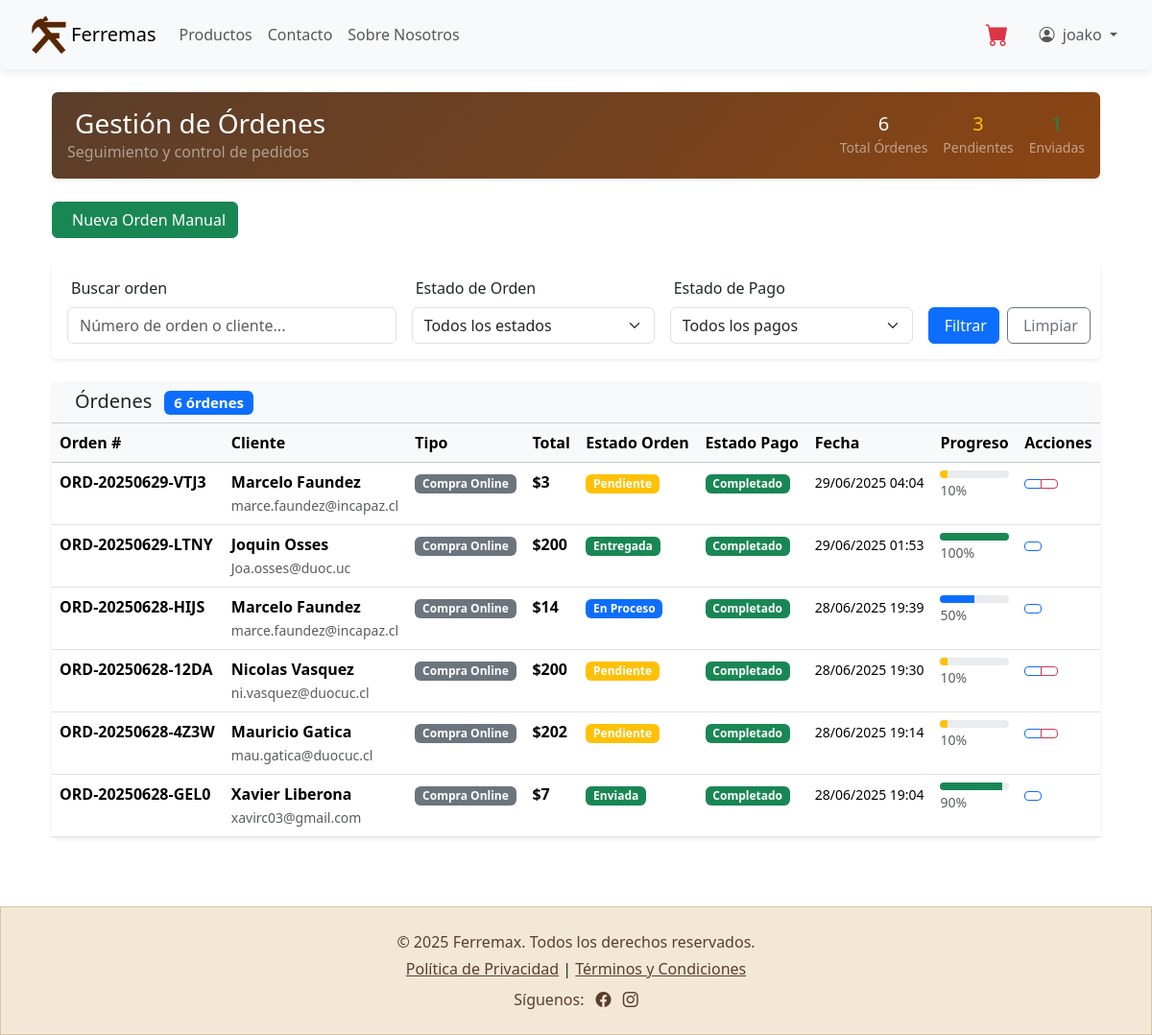
/ordenes/ (signed in), run on an earlier commit of the app's database.
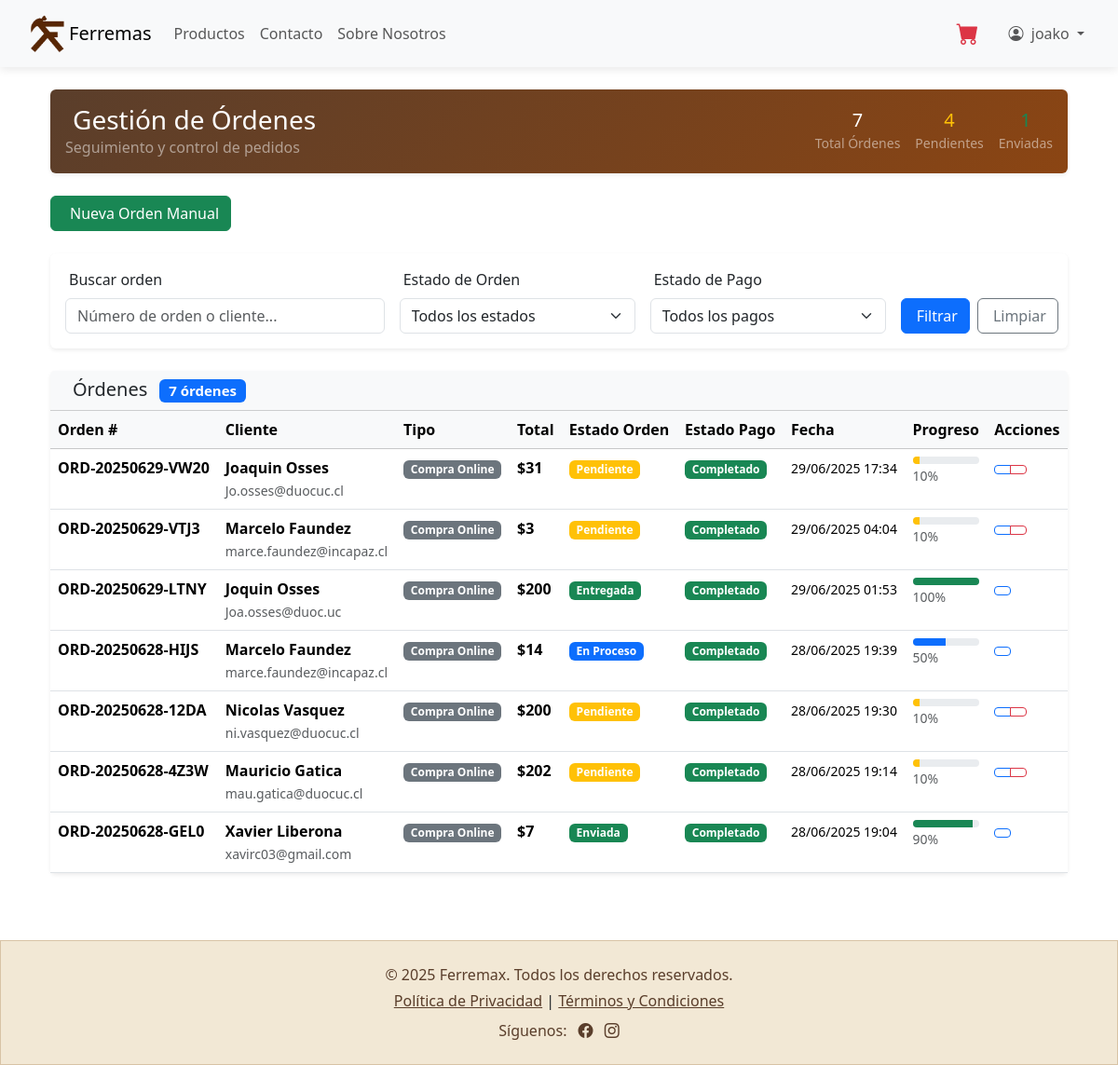
And on a later commit of the database.
### miPaypal/models.py (models this page shows, shortened)
class Order(models.Model):
    ORDER_STATUS_CHOICES = [
        ('pending', 'Pendiente'),
        ('confirmed', 'Confirmada'),
        ('processing', 'En Proceso'),
        ('packed', 'Empacada'),
        ('shipped', 'Enviada'),
        ('delivered', 'Entregada'),
        ('cancelled', 'Cancelada'),
    ]
    PAYMENT_STATUS_CHOICES = [
        ('pending', 'Pendiente'),
        ('completed', 'Completado'),
        ('failed', 'Fallido'),
        ('refunded', 'Reembolsado'),
    ]
    ORDER_TYPE_CHOICES = [
        ('online', 'Compra Online'),
        ('manual', 'Orden Manual'),
        ('phone', 'Orden Telefónica'),
    ]
    DELIVERY_METHOD_CHOICES = [
        ('pickup', 'Retiro en Tienda'),
        ('delivery', 'Delivery a Domicilio'),
    ]
    user = models.ForeignKey(settings.AUTH_USER_MODEL, on_delete=models.CASCADE, related_name='orders')
    order_number = models.CharField(max_length=20, unique=True)
    total_amount = models.DecimalField(max_digits=10, decimal_places=2)
    order_status = models.CharField(max_length=20, choices=ORDER_STATUS_CHOICES, default='pending')
    payment_status = models.CharField(max_length=20, choices=PAYMENT_STATUS_CHOICES, default='pending')
    order_type = models.CharField(max_length=20, choices=ORDER_TYPE_CHOICES, default='online')
    created_by = models.ForeignKey(
        settings.AUTH_USER_MODEL,
        on_delete=models.SET_NULL,
        null=True,
        blank=True,
        related_name='created_orders',
        verbose_name="Creada por"
    )
    delivery_method = models.CharField(
        max_length=20,
        choices=DELIVERY_METHOD_CHOICES,
        default='pickup',
        verbose_name="Método de entrega"
    )
    delivery_cost = models.DecimalField(
        max_digits=8,
        decimal_places=2,
        default=0.00,
        verbose_name="Costo de envío"
    )
    shipping_address = models.TextField(blank=True, null=True)
    shipping_city = models.CharField(max_length=100, blank=True, null=True)
    shipping_phone = models.CharField(max_length=15, blank=True, null=True)
    notes = models.TextField(blank=True, null=True, verbose_name="Notas adicionales")
    tracking_number = models.CharField(max_length=100, blank=True, null=True, verbose_name="Número de seguimiento")
    estimated_delivery = models.DateTimeField(blank=True, null=True, verbose_name="Entrega estimada")
    paypal_transaction_id = models.CharField(max_length=250, blank=True, null=True)
    paypal_payer_id = models.CharField(max_length=250, blank=True, null=True)
    paypal_payment_status = models.CharField(max_length=250, blank=True, null=True)
    created_at = models.DateTimeField(auto_now_add=True)
    updated_at = models.DateTimeField(auto_now=True)
    class Meta:
        ordering = ['-created_at']
        verbose_name = "Orden"
        verbose_name_plural = "Órdenes"
    def get_status_color(self):
        colors = {
            'pending': 'warning',
            'confirmed': 'info',
            'processing': 'primary',
            'packed': 'secondary',
            'shipped': 'success',
            'delivered': 'success',
            'cancelled': 'danger',
        }
        return colors.get(self.order_status, 'secondary')
    def get_payment_status_color(self):
        colors = {
            'pending': 'warning',
            'completed': 'success',
            'failed': 'danger',
            'refunded': 'info',
        }
        return colors.get(self.payment_status, 'secondary')
    def can_be_cancelled(self):
        return self.order_status in ['pending', 'confirmed']
    def get_status_progress_percentage(self):
        progress = {
            'pending': 10,
            'confirmed': 25,
            'processing': 50,
            'packed': 75,
            'shipped': 90,
            'delivered': 100,
            'cancelled': 0,
        }
        return progress.get(self.order_status, 0)

class CustomUser(AbstractUser):
    ROLES = (
        ('cliente', 'Cliente'),
        ('bodeguero', 'Bodeguero'),
        ('contador', 'Contador'),
        ('vendedor', 'Vendedor'),
    )
    rut = models.CharField(max_length=12, blank=True, null=True)
    telefono = models.CharField(max_length=15, blank=True, null=True)
    direccion = models.TextField(blank=True, null=True)
    ciudad = models.CharField(max_length=100, blank=True, null=True, verbose_name="Ciudad")
    rol = models.CharField(max_length=10, choices=ROLES, default='cliente')

### ecommerce/views.py (the view, shortened to what this page needs)
# urls.py: path('ordenes/', lista_ordenes_vendedor, name='lista-ordenes-vendedor'),
@login_required
def lista_ordenes_vendedor(request):
    if not (request.user.is_staff or request.user.rol in ['vendedor', 'bodeguero']):
        messages.error(request, 'No tienes permisos para acceder a esta sección.')
        return redirect('index-page')
    status_filter = request.GET.get('status', '')
    payment_filter = request.GET.get('payment', '')
    search_query = request.GET.get('search', '')
    if request.user.is_staff:
        orders = Order.objects.all().select_related('user', 'created_by')
    else:
        orders = Order.objects.filter(created_by=request.user).select_related('user', 'created_by')
    if status_filter:
        orders = orders.filter(order_status=status_filter)
    if payment_filter:
        orders = orders.filter(payment_status=payment_filter)
    orders = orders.order_by('-created_at')
    paginator = Paginator(orders, 20)
    page_number = request.GET.get('page')
    page_obj = paginator.get_page(page_number)
    total_orders = orders.count()
    pending_orders = orders.filter(order_status='pending').count()
    shipped_orders = orders.filter(order_status='shipped').count()
    context = {
        'page_obj': page_obj,
        'status_filter': status_filter,
        'payment_filter': payment_filter,
        'search_query': search_query,
        'order_status_choices': Order.ORDER_STATUS_CHOICES,
        'payment_status_choices': Order.PAYMENT_STATUS_CHOICES,
        'stats': {
            'total_orders': total_orders,
            'pending_orders': pending_orders,
            'shipped_orders': shipped_orders,
        }
    }
    return render(request, 'dashboard-panel/ordenes-vendedor/lista-ordenes.html', context)

### miPaypal/context_processors.py (called while the page is built)
def cart_context(request):
    cart_count = 0
    try:
        if request.user.is_authenticated:
            cart = Cart.objects.filter(user=request.user).first()
        else:
            if request.session.session_key:
                cart = Cart.objects.filter(session_key=request.session.session_key).first()
            else:
                cart = None
        if cart:
            cart_count = sum(item.quantity for item in cart.cartitem_set.all())
    except Exception:
        cart_count = 0
    return {
        'cart_count': cart_count
    }

### ecommerce/templates/dashboard-panel/ordenes-vendedor/lista-ordenes.html (shortened to what the changed rows need)
{% extends 'base.html' %}
{% load static %}
{% block content %}
<div class="container-fluid py-4">
    <div class="row mb-4">
        <div class="col-12">
            <div class="card shadow-sm border-0" style="background: linear-gradient(135deg, #5A3E2B 0%, #8B4513 100%); color: white;">
                <div class="card-body">
                    <div class="row align-items-center">
                        <div class="col-md-6">
                            <h1 class="h3 mb-0">
                                Gestión de Órdenes
                            </h1>
                        </div>
                        <div class="col-md-6 text-md-end">
                            <div class="d-flex flex-wrap justify-content-md-end gap-3">
                                <div class="text-center">
                                    <div class="h5 mb-0">{{ stats.total_orders }}</div>
                                    <small class="text-white-50">Total Órdenes</small>
                                </div>
                                <div class="text-center">
                                    <div class="h5 mb-0 text-warning">{{ stats.pending_orders }}</div>
                                    <small class="text-white-50">Pendientes</small>
                                </div>
                            </div>
                        </div>
                    </div>
                </div>
            </div>
        </div>
    </div>
    <div class="row">
        <div class="col-12">
            <div class="card shadow-sm border-0">
                <div class="card-header bg-light">
                    <h5 class="mb-0">
                        Órdenes
                        <span class="badge bg-primary ms-2">{{ page_obj.paginator.count }} órdenes</span>
                    </h5>
                </div>
                <div class="card-body p-0">
                    {% if page_obj %}
                        <div class="table-responsive">
                            <table class="table table-hover mb-0">
                                <thead class="table-light">
                                    <tr>
                                        <th>Orden #</th>
                                        <th>Cliente</th>
                                        <th>Tipo</th>
                                        <th>Total</th>
                                        <th>Estado Orden</th>
                                        <th>Estado Pago</th>
                                        <th>Fecha</th>
                                        <th>Progreso</th>
                                        <th>Acciones</th>
                                    </tr>
                                </thead>
                                <tbody>
                                    {% for order in page_obj %}
                                        <tr>
                                            <td>
                                                <strong>{{ order.order_number }}</strong>
                                            </td>
                                            <td>
                                                <div>
                                                    <strong>{{ order.user.get_full_name|default:order.user.username }}</strong>
                                                    <br><small class="text-muted">{{ order.user.email }}</small>
                                                </div>
                                            </td>
                                            <td>
                                                <span class="badge bg-secondary">{{ order.get_order_type_display }}</span>
                                            </td>
                                            <td>
                                                <strong>${{ order.total_amount|floatformat:0 }}</strong>
                                            </td>
                                            <td>
                                                <span class="badge bg-{{ order.get_status_color }}">
                                                    {{ order.get_order_status_display }}
                                                </span>
                                            </td>
                                            <td>
                                                <span class="badge bg-{{ order.get_payment_status_color }}">
                                                    {{ order.get_payment_status_display }}
                                                </span>
                                            </td>
                                            <td>
                                                <small>{{ order.created_at|date:"d/m/Y H:i" }}</small>
                                            </td>
                                            <td>
                                                <div class="progress" style="height: 8px;">
                                                    <div class="progress-bar bg-{{ order.get_status_color }}"
                                                         style="width: {{ order.get_status_progress_percentage }}%">
                                                    </div>
                                                </div>
                                                <small class="text-muted">{{ order.get_status_progress_percentage }}%</small>
                                            </td>
                                            <td>
                                                <div class="btn-group btn-group-sm">
                                                    <a href="{% url 'detalle-orden-vendedor' order.id %}"
                                                       class="btn btn-outline-primary btn-sm"
                                                       title="Ver detalles">
                                                    </a>
                                                    {% if order.can_be_cancelled %}
                                                        <button class="btn btn-outline-danger btn-sm"
                                                                title="Cancelar orden"
                                                                onclick="cancelOrder({{ order.id }})">
                                                        </button>
                                                    {% endif %}
                                                </div>
                                            </td>
                                        </tr>
                                    {% endfor %}
                                </tbody>
                            </table>
                        </div>
                    {% endif %}
                </div>
            </div>
        </div>
    </div>
</div>
{% endblock %}

What changed in the data, as far as the page shows it:
added Order: order_number "ORD-20250629-VW20", user.get_full_name "Joaquin Osses", user.email "Jo.osses@duocuc.cl", order_type "Compra Online", total_amount "31", order_status "Pendiente", payment_status "Completado", created_at "29/06/2025 17:34", get_status_progress_percentage "10"
Also different on the page:
{{ stats.total_orders }}: "6" → "7"
{{ stats.pending_orders }}: "3" → "4"
{{ page_obj.paginator.count }}: "6" → "7"
